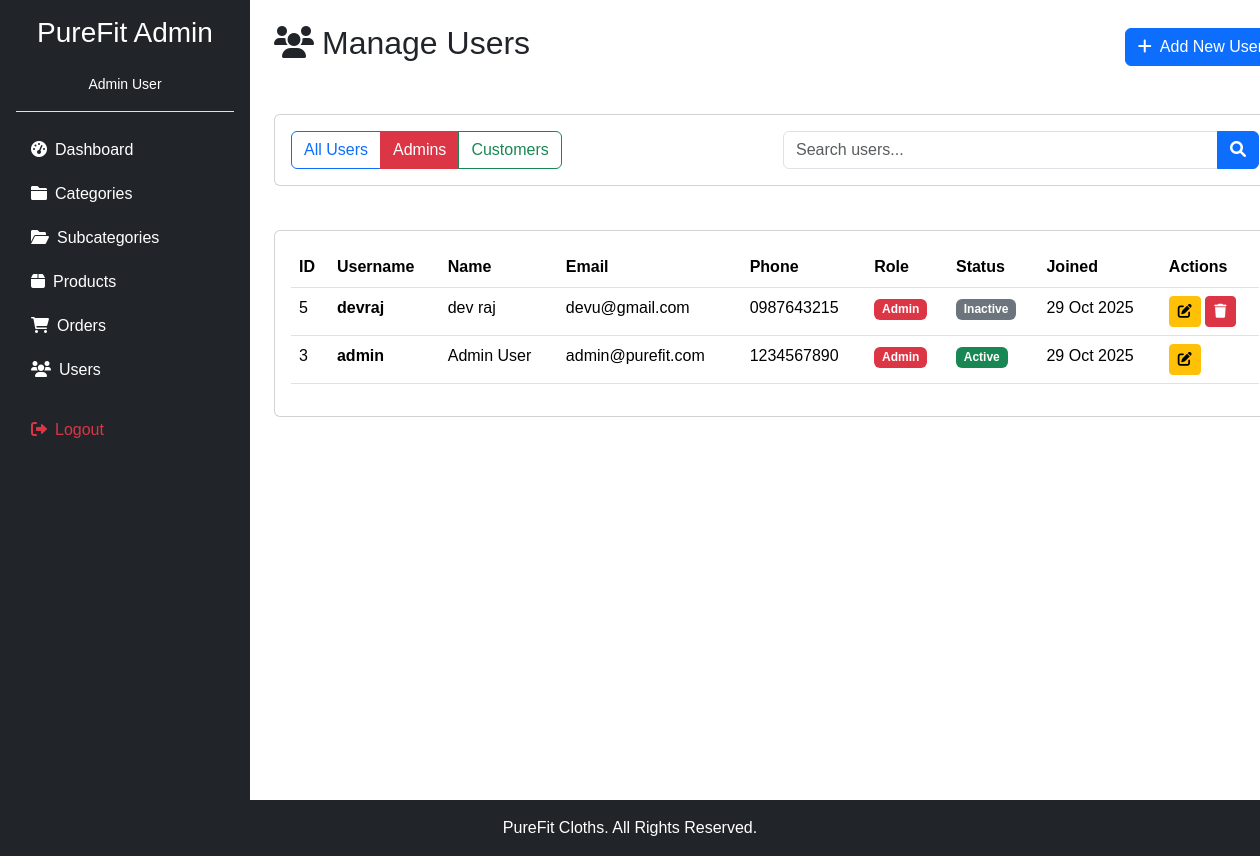
The page /admin/manage_users.php?role=admin (signed in) on the database its author committed.
### tables this page shows
CREATE TABLE `users` (
  `user_id` int(11) NOT NULL,
  `username` varchar(60) NOT NULL,
  `email` varchar(150) NOT NULL,
  `password` varchar(255) NOT NULL,
  `first_name` varchar(80) DEFAULT NULL,
  `last_name` varchar(80) DEFAULT NULL,
  `phone` varchar(24) DEFAULT NULL,
  `address` text DEFAULT NULL,
  `role_id` int(11) NOT NULL DEFAULT 2,
  `is_active` tinyint(1) NOT NULL DEFAULT 1,
  `is_email_verified` tinyint(1) DEFAULT 0,
  `is_verified` tinyint(1) NOT NULL DEFAULT 0,
  `verification_token` varchar(255) DEFAULT NULL,
  `verification_sent_at` datetime DEFAULT NULL,
  `verified_at` datetime DEFAULT NULL,
  `created_at` timestamp NOT NULL DEFAULT current_timestamp(),
  `updated_at` timestamp NOT NULL DEFAULT current_timestamp() ON UPDATE current_timestamp()
);

CREATE TABLE `roles` (
  `role_id` int(11) NOT NULL,
  `role_name` varchar(32) NOT NULL,
  `description` varchar(255) DEFAULT NULL,
  `created_at` timestamp NOT NULL DEFAULT current_timestamp()
);

### admin/manage_users.php (the view, shortened to what this page needs)
<?php
include 'layout.php';
$role_filter = isset($_GET['role']) ? mysqli_real_escape_string($conn, $_GET['role']) : '';
$search = isset($_GET['search']) ? mysqli_real_escape_string($conn, $_GET['search']) : '';
$query = "SELECT u.*, r.role_name FROM users u
          INNER JOIN roles r ON u.role_id = r.role_id
          WHERE 1=1";
if ($role_filter) {
    $query .= " AND r.role_name = '$role_filter'";
}
$query .= " ORDER BY u.created_at DESC";
$users_result = mysqli_query($conn, $query);
?>
<div class="d-flex justify-content-between align-items-center mb-4">
    <h2><i class="fas fa-users me-2"></i>Manage Users</h2>
    <button class="btn btn-primary" data-bs-toggle="modal" data-bs-target="#addUserModal">
        <i class="fas fa-plus me-2"></i>Add New User
    </button>
</div>
<div class="card mb-4">
    <div class="card-body">
        <div class="row g-3">
            <div class="col-md-6">
                <div class="btn-group" role="group">
                    <a href="manage_users.php" class="btn btn-<?php echo empty($role_filter) ? 'primary' : 'outline-primary'; ?>">
                        All Users
                    </a>
                    <a href="manage_users.php?role=admin" class="btn btn-<?php echo $role_filter == 'admin' ? 'danger' : 'outline-danger'; ?>">
                        Admins
                    </a>
                    <a href="manage_users.php?role=customer" class="btn btn-<?php echo $role_filter == 'customer' ? 'success' : 'outline-success'; ?>">
                        Customers
                    </a>
                </div>
            </div>
            <div class="col-md-6">
                <form method="GET" class="input-group" novalidate>
                    <input type="text" name="search" class="form-control" placeholder="Search users..." value="<?php echo htmlspecialchars($search); ?>">
                    <button class="btn btn-primary" type="submit"><i class="fas fa-search"></i></button>
                </form>
            </div>
        </div>
    </div>
</div>
<div class="card">
    <div class="card-body">
        <div class="table-responsive">
            <table class="table table-hover">
                <thead>
                    <tr>
                        <th>ID</th>
                        <th>Username</th>
                        <th>Name</th>
                        <th>Email</th>
                        <th>Phone</th>
                        <th>Role</th>
                        <th>Status</th>
                        <th>Joined</th>
                        <th>Actions</th>
                    </tr>
                </thead>
                <tbody>
                    <?php if (mysqli_num_rows($users_result) > 0): ?>
                        <?php while ($user = mysqli_fetch_assoc($users_result)): ?>
                        <tr>
                            <td><?php echo $user['user_id']; ?></td>
                            <td><strong><?php echo htmlspecialchars($user['username']); ?></strong></td>
                            <td><?php echo htmlspecialchars($user['first_name'] . ' ' . $user['last_name']); ?></td>
                            <td><?php echo htmlspecialchars($user['email']); ?></td>
                            <td><?php echo htmlspecialchars($user['phone'] ?? 'N/A'); ?></td>
                            <td>
                                <span class="badge bg-<?php echo $user['role_name'] == 'admin' ? 'danger' : 'success'; ?>">
                                    <?php echo ucfirst($user['role_name']); ?>
                                </span>
                            </td>
                            <td>
                                <span class="badge bg-<?php echo $user['is_active'] ? 'success' : 'secondary'; ?>">
                                    <?php echo $user['is_active'] ? 'Active' : 'Inactive'; ?>
                                </span>
                            </td>
                            <td><?php echo date('d M Y', strtotime($user['created_at'])); ?></td>
                            <td>
                                <button class="btn btn-sm btn-warning" data-bs-toggle="modal" data-bs-target="#editUserModal<?php echo $user['user_id']; ?>">
                                    <i class="fas fa-edit"></i>
                                </button>
                                <?php if ($user['user_id'] != $_SESSION['admin_id']): ?>
                                <button class="btn btn-sm btn-danger" data-bs-toggle="modal" data-bs-target="#deleteUserModal<?php echo $user['user_id']; ?>">
                                    <i class="fas fa-trash"></i>
                                </button>
                                <?php endif; ?>
                            </td>
                        </tr>
                        <?php endwhile; ?>
                    <?php endif; ?>
                </tbody>
            </table>
        </div>
    </div>
</div>
<?php include 'footer.php'; ?>

### admin/layout.php (style rules this page uses)
body { font-family: Arial, sans-serif; }

### rows shown on the page
users: user_id "5", username "devraj", first_name+last_name "dev raj", email "devu@gmail.com", phone "0987643215", role.role_name "Admin", is_active "Inactive", created_at "29 Oct 2025"
users: user_id "3", username "admin", first_name+last_name "Admin User", email "admin@purefit.com", phone "1234567890", role.role_name "Admin", is_active "Active", created_at "29 Oct 2025"

### other values the page prints
$_SESSION['admin_name'] "Admin User"
